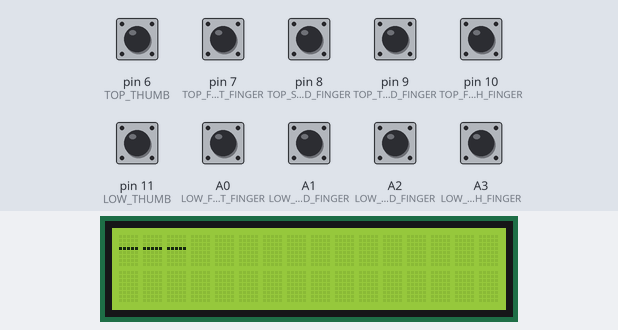
Bench run of a sketch on a simulated Arduino Uno, built with avr-gcc and run on an emulated ATmega328P. Parts: 16×2 character LCD. The inputs (shaded band) are chosen by the test bench; at power-on: A0 (LOW_FIRST_FINGER), A1 (LOW_SECOND_FINGER), A2 (LOW_THIRD_FINGER), A3 (LOW_FOURTH_FINGER), pin 6 (TOP_THUMB), pin 7 (TOP_FIRST_FINGER), pin 8 (TOP_SECOND_FINGER), pin 9 (TOP_THIRD_FINGER), pin 10 (TOP_FOURTH_FINGER), pin 11 (LOW_THUMB) HIGH.

Above: at 1.2 s.
1.3 s: pin 6 (TOP_THUMB) pulled LOW for 0.15 s
At 2.7 s:
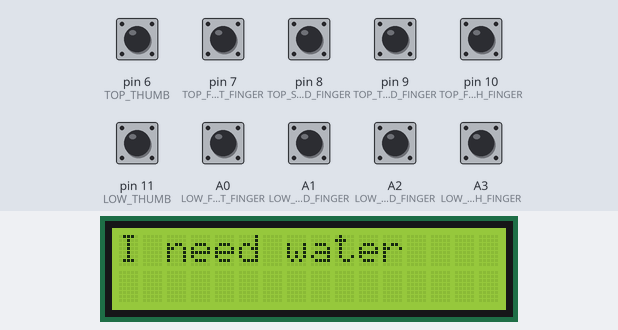
4.4 s: pin 7 (TOP_FIRST_FINGER) pulled LOW for 0.15 s
At 5.4 s:
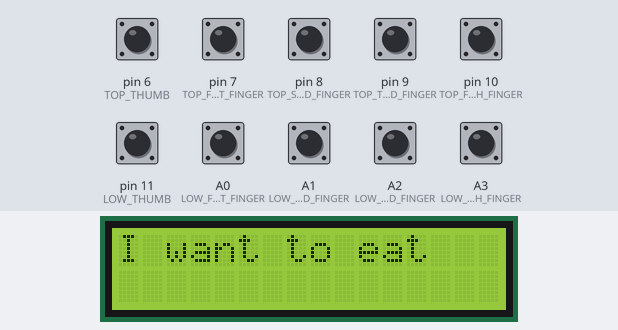
7.5 s: pin 8 (TOP_SECOND_FINGER) pulled LOW for 0.15 s
At 8.1 s:
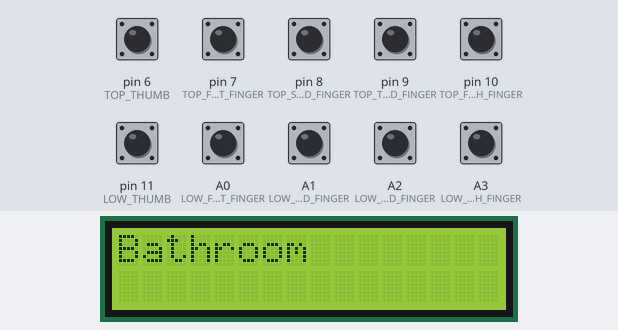
10.6 s: pin 9 (TOP_THIRD_FINGER) pulled LOW for 0.15 s
At 11.2 s:
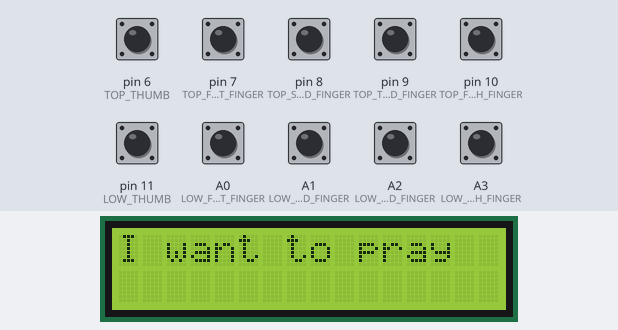
13.7 s: pin 10 (TOP_FOURTH_FINGER) pulled LOW for 0.15 s
At 14.0 s:
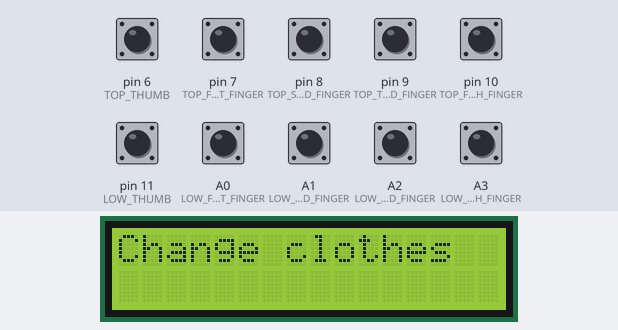
16.8 s: pin 11 (LOW_THUMB) pulled LOW for 0.15 s
At 17.9 s:
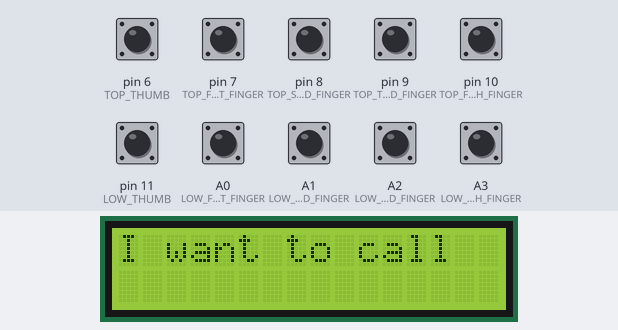
Timing chart, 0 to 19.8 s (numbered marks = the images above; inputs shaded):
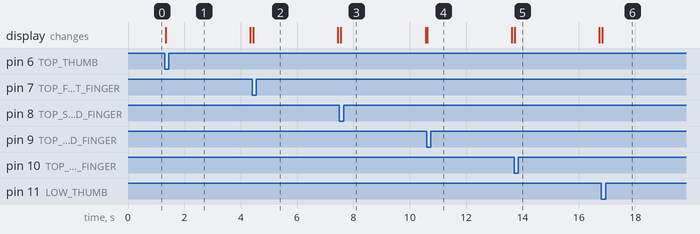

Measured:
- after the input at 1.3 s, the display: changes at once (image 1)
- after the input at 4.4 s, the display: changes after 0.05 s (image 2)
- after the input at 7.5 s, the display: changes after 0.06 s (image 3)
- after the input at 10.6 s, the display: changes at once (image 4)
- after the input at 13.7 s, the display: changes at once (image 5)
- after the input at 16.8 s, the display: changes at once (image 6)

The sketch:

blind_gloves_buttons.ino
```cpp
#include "LiquidCrystal.h"

// ── Finger button pin mapping ──────────────────────────────────────────────
// Top row  = upper side of each finger (active-LOW with pull-up)
// Low row  = lower side of each finger (active-LOW with pull-up)
#define TOP_THUMB           6
#define TOP_FIRST_FINGER    7
#define TOP_SECOND_FINGER   8
#define TOP_THIRD_FINGER    9
#define TOP_FOURTH_FINGER   10
#define LOW_THUMB           11
#define LOW_FIRST_FINGER    A0
#define LOW_SECOND_FINGER   A1
#define LOW_THIRD_FINGER    A2
#define LOW_FOURTH_FINGER   A3

// ── LCD pins ───────────────────────────────────────────────────────────────
const int rs = 13, en = 12, d4 = 5, d5 = 4, d6 = 3, d7 = 2;
LiquidCrystal lcd(rs, en, d4, d5, d6, d7);

void showMessage(String msg);

void setup() {
  int buttonPins[] = {
    TOP_THUMB, TOP_FIRST_FINGER, TOP_SECOND_FINGER, TOP_THIRD_FINGER, TOP_FOURTH_FINGER,
    LOW_THUMB, LOW_FIRST_FINGER, LOW_SECOND_FINGER, LOW_THIRD_FINGER, LOW_FOURTH_FINGER
  };
  for (int pin : buttonPins) {
    pinMode(pin, INPUT_PULLUP);
  }

  Serial.begin(9600);
  lcd.begin(16, 2);
  lcd.clear();
  lcd.setCursor(0, 0);
  lcd.print("Ready");
}

void loop() {
  if      (digitalRead(TOP_THUMB)           == LOW) { showMessage("I need water"); }
  else if (digitalRead(TOP_FIRST_FINGER)    == LOW) { showMessage("I want to eat"); }
  else if (digitalRead(TOP_SECOND_FINGER)   == LOW) { showMessage("Bathroom"); }
  else if (digitalRead(TOP_THIRD_FINGER)    == LOW) { showMessage("I want to pray"); }
  else if (digitalRead(TOP_FOURTH_FINGER)   == LOW) { showMessage("Change clothes"); }
  else if (digitalRead(LOW_THUMB)           == LOW) { showMessage("I want to call"); }
  else if (digitalRead(LOW_FIRST_FINGER)    == LOW) { showMessage("I am sick"); }
  else if (digitalRead(LOW_SECOND_FINGER)   == LOW) { showMessage("Say it again"); }
  else if (digitalRead(LOW_THIRD_FINGER)    == LOW) { showMessage("I am sleeping"); }
  else if (digitalRead(LOW_FOURTH_FINGER)   == LOW) { showMessage("I need help"); }
  else {
    lcd.clear();
    lcd.setCursor(0, 0);
    lcd.print("---");
    delay(50);
  }
}

void showMessage(String msg) {
  lcd.clear();
  lcd.setCursor(0, 0);
  lcd.print(msg);
  delay(3000);
}
```
